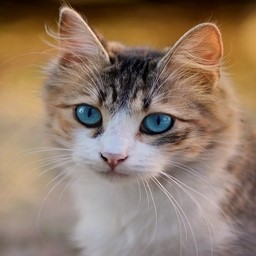
#> input picture Feature_matching/pic/cat.jpg, 256 x 256 px, found by its file name
$ python agglo.py
#> lines starting #> are read from the running program, lines starting #| are printed output that depends on the picture
#> further down, img is the input picture: shape (256, 256, 3); mean B, G, R 105.3, 122.9, 145.2
#> `im = cv2.cvtColor(img, cv2.COLOR_RGB2Luv)`: im: shape (256, 256, 3); mean of channels 0, 1, 2 128.5, 90.9, 117.3
import matplotlib.pyplot as plt
import matplotlib.image as mpimg
import cv2
import random
from copy import deepcopy
import numpy as np
import pandas as pd


def euclidean_distance(point1, point2):
    return np.linalg.norm(np.array(point1) - np.array(point2))


def clusters_distance(cluster1, cluster2):
    """
    Computes distance between two clusters.
    cluster1 and cluster2 are lists of lists of points
    """
    return max([euclidean_distance(point1, point2) for point1 in cluster1 for point2 in cluster2])


def clusters_distance_2(cluster1, cluster2):
    """
    Computes distance between two centroids of the two clusters
    cluster1 and cluster2 are lists of lists of points
    """
    cluster1_center = np.average(cluster1, axis=0)
    cluster2_center = np.average(cluster2, axis=0)
    return euclidean_distance(cluster1_center, cluster2_center)

class AgglomerativeClustering:

    def __init__(self, k=2, initial_k=25):
        self.k = k
        self.initial_k = initial_k

    def initial_clusters(self, points):
        """
        partition pixels into self.initial_k groups based on color similarity
        """
        groups = {}
        d = int(256 / (self.initial_k))
        for i in range(self.initial_k):
            j = i * d
            groups[(j, j, j)] = []
        for i, p in enumerate(points):
            if i%100000 == 0:
                print('processing pixel:', i)
            go = min(groups.keys(), key=lambda c: euclidean_distance(p, c))
            groups[go].append(p)
#> this loop made 65536 passes
#> p on passes 1 to 3: [4, 96, 134], [4, 96, 134], [4, 96, 134]
#| processing pixel: 0
        return [g for g in groups.values() if len(g) > 0]

    def fit(self, points):

        # initially, assign each point to a distinct cluster
        print('Computing initial clusters ...')
        self.clusters_list = self.initial_clusters(points)
#> self.clusters_list = 10 items
        print('number of initial clusters:', len(self.clusters_list))
#| number of initial clusters: 10
        print('merging clusters ...')

        while len(self.clusters_list) > self.k:

            # Find the closest (most similar) pair of clusters
            cluster1, cluster2 = min([(c1, c2) for i, c1 in enumerate(self.clusters_list) for c2 in self.clusters_list[:i]],
                 key=lambda c: clusters_distance_2(c[0], c[1]))

            # Remove the two clusters from the clusters list
            self.clusters_list = [c for c in self.clusters_list if c != cluster1 and c != cluster2]

            # Merge the two clusters
            merged_cluster = cluster1 + cluster2

            # Add the merged cluster to the clusters list
            self.clusters_list.append(merged_cluster)

            print('number of clusters:', len(self.clusters_list))
#> this loop made 5 passes
#> cluster1 on pass 4: [[217, 109, 173]]
#| number of clusters: 9
#| number of clusters: 8
#| number of clusters: 7
#| number of clusters: 6
#| number of clusters: 5
#> after the loop, self.clusters_list = 5 items

        print('assigning cluster num to each point ...')
        self.cluster = {}
        for cl_num, cl in enumerate(self.clusters_list):
            for point in cl:
                self.cluster[tuple(point)] = cl_num
#> this loop made 5 passes
#> after the loop, self.cluster = 21940 items

        print('Computing cluster centers ...')
        self.centers = {}
        for cl_num, cl in enumerate(self.clusters_list):
            self.centers[cl_num] = np.average(cl, axis=0)
#> after the loop, self.centers = {0: [29.03, 92.16, 120.2], 1: [84.31, 85.92, 101.6], 2: [156.6, 92.45, 123], 3: [121.2, 87.62, 108.9], 4: [189.1, 99.96, 136.5]}


    def predict_cluster(self, point):
        """
        Find cluster number of point
        """
        # assuming point belongs to clusters that were computed by fit functions
        return self.cluster[tuple(point)]

    def predict_center(self, point):
        """
        Find center of the cluster that point belongs to
        """
        point_cluster_num = self.predict_cluster(point)
#> point_cluster_num = 0
        center = self.centers[point_cluster_num]
#> center = [29.03, 92.16, 120.2]
        return center

# def Agglomerative():
img = cv2.imread("pics/cat.jpg")
im = cv2.cvtColor(img, cv2.COLOR_RGB2Luv)
pixels = im.reshape(im.shape[0]*im.shape[1],3)
agglo = AgglomerativeClustering(k=5, initial_k=25)
agglo.fit(pixels)
new_img = [[agglo.predict_center(list(pixel)) for pixel in row] for row in im]
#> new_img = 256 items
new_img_luv = np.array(new_img, np.uint8)
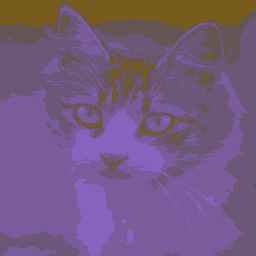
#> new_img_luv: shape (256, 256, 3); mean of channels 0, 1, 2 128.2, 90.3, 116.5; drawn as B, G, R
cv2.imwrite("agglomerative.png", new_img_luv)
    # return new_img_luv
